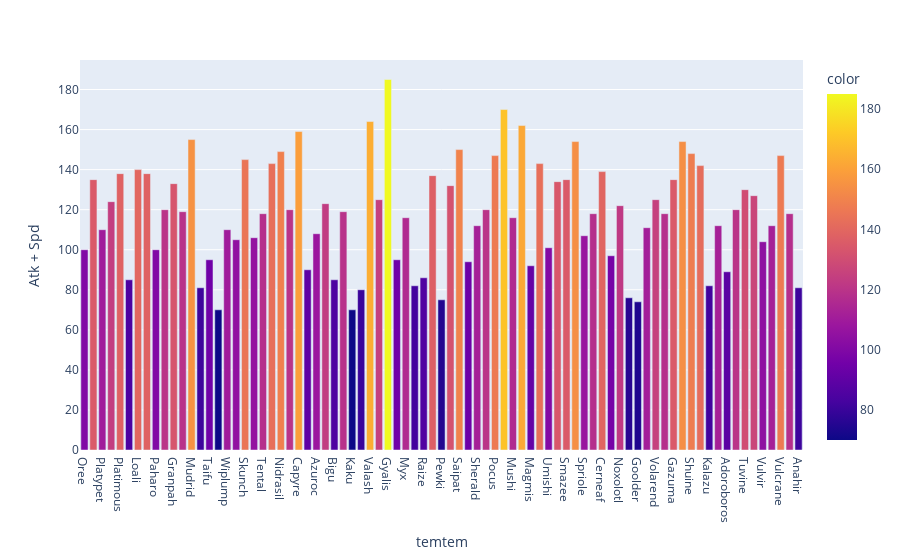

Write notebook code for a chart like this one.
### Code cell
fig.show()

### Figure 1 — Plotly figure (JSON) as saved in the notebook; plotly's stock layout.template omitted (floating-point values rounded to 4 significant figures)
{"data": [{"alignmentgroup": "True", "hovertemplate": "temtem=%{x}<br>Atk + Spd=%{y}<br>color=%{marker.color}<extra></extra>", "legendgroup": "", "marker": {"color": [100, 135, 110, 124, 138, 85, 140, 138, 100, 120, 133, 119, 155, 81, 95, 70, 110, 105, 145, 106, 118, 143, 149, 120, 159, 90, 108, 123, 85, 119, 70, 80, 164, 125, 185, 95, 116, 82, 86, 137, 75, 132, 150, 94, 112, 120, 147, 170, 116, 162, 92, 143, 101, 134, 135, 154, 107, 118, 139, 97, 122, 76, 74, 111, 125, 118, 135, 154, 148, 142, 82, 112, 89, 120, 130, 127, 104, 112, 147, 118, 81], "coloraxis": "coloraxis"}, "name": "", "offsetgroup": "", "orientation": "v", "showlegend": false, "textposition": "auto", "type": "bar", "x": ["Oree", "Zaobian", "Platypet", "Platox", "Platimous", "Swali", "Loali", "Tateru", "Paharo", "Paharac", "Granpah", "Bunbun", "Mudrid", "Hidody", "Taifu", "Fomu", "Wiplump", "Skail", "Skunch", "Houchic", "Tental", "Orphyll", "Nidrasil", "Banapi", "Capyre", "Lapinite", "Azuroc", "Zenoreth", "Bigu", "Babawa", "Kaku", "Saku", "Valash", "Barnshe", "Gyalis", "Occlura", "Myx", "Raiber", "Raize", "Raican", "Pewki", "Piraniant", "Saipat", "Crystle", "Sherald", "Hocus", "Pocus", "Sparzy", "Mushi", "Mushook", "Magmis", "Mastione", "Umishi", "Ukama", "Smazee", "Baboong", "Spriole", "Deendre", "Cerneaf", "Toxolotl", "Noxolotl", "Blooze", "Goolder", "Zephyruff", "Volarend", "Ganki", "Gazuma", "Oceara", "Shuine", "Nessla", "Kalazu", "Kalabyss", "Adoroboros", "Tuwai", "Tuvine", "Kinu", "Vulvir", "Vulor", "Vulcrane", "Pigepic", "Anahir"], "xaxis": "x", "y": [100, 135, 110, 124, 138, 85, 140, 138, 100, 120, 133, 119, 155, 81, 95, 70, 110, 105, 145, 106, 118, 143, 149, 120, 159, 90, 108, 123, 85, 119, 70, 80, 164, 125, 185, 95, 116, 82, 86, 137, 75, 132, 150, 94, 112, 120, 147, 170, 116, 162, 92, 143, 101, 134, 135, 154, 107, 118, 139, 97, 122, 76, 74, 111, 125, 118, 135, 154, 148, 142, 82, 112, 89, 120, 130, 127, 104, 112, 147, 118, 81], "yaxis": "y"}], "layout": {"barmode": "relative", "coloraxis": {"colorbar": {"title": {"text": "color"}}, "colorscale": [[0, "#0d0887"], [0.1111, "#46039f"], [0.2222, "#7201a8"], [0.3333, "#9c179e"], [0.4444, "#bd3786"], [0.5556, "#d8576b"], [0.6667, "#ed7953"], [0.7778, "#fb9f3a"], [0.8889, "#fdca26"], [1, "#f0f921"]]}, "legend": {"tracegroupgap": 0}, "margin": {"t": 60}, "xaxis": {"anchor": "y", "domain": [0, 1], "title": {"text": "temtem"}}, "yaxis": {"anchor": "x", "domain": [0, 1], "title": {"text": "Atk + Spd"}}}}
